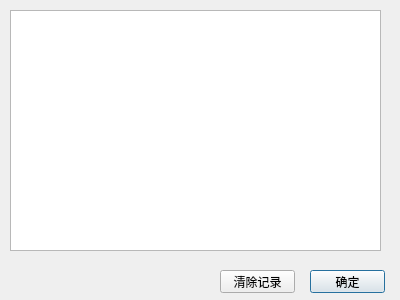
<?xml version="1.0" encoding="UTF-8"?>
<ui version="4.0">
 <class>chatLogging</class>
 <widget class="QDialog" name="chatLogging">
  <property name="geometry">
   <rect>
    <x>0</x>
    <y>0</y>
    <width>400</width>
    <height>300</height>
   </rect>
  </property>
  <property name="windowTitle">
   <string>Dialog</string>
  </property>
  <widget class="QTextEdit" name="textEdit">
   <property name="geometry">
    <rect>
     <x>10</x>
     <y>10</y>
     <width>371</width>
     <height>241</height>
    </rect>
   </property>
  </widget>
  <widget class="QPushButton" name="quitButton">
   <property name="geometry">
    <rect>
     <x>310</x>
     <y>270</y>
     <width>75</width>
     <height>23</height>
    </rect>
   </property>
   <property name="text">
    <string>确定</string>
   </property>
  </widget>
  <widget class="QPushButton" name="clearButton">
   <property name="geometry">
    <rect>
     <x>220</x>
     <y>270</y>
     <width>75</width>
     <height>23</height>
    </rect>
   </property>
   <property name="text">
    <string>清除记录</string>
   </property>
  </widget>
 </widget>
 <resources/>
 <connections/>
</ui>
